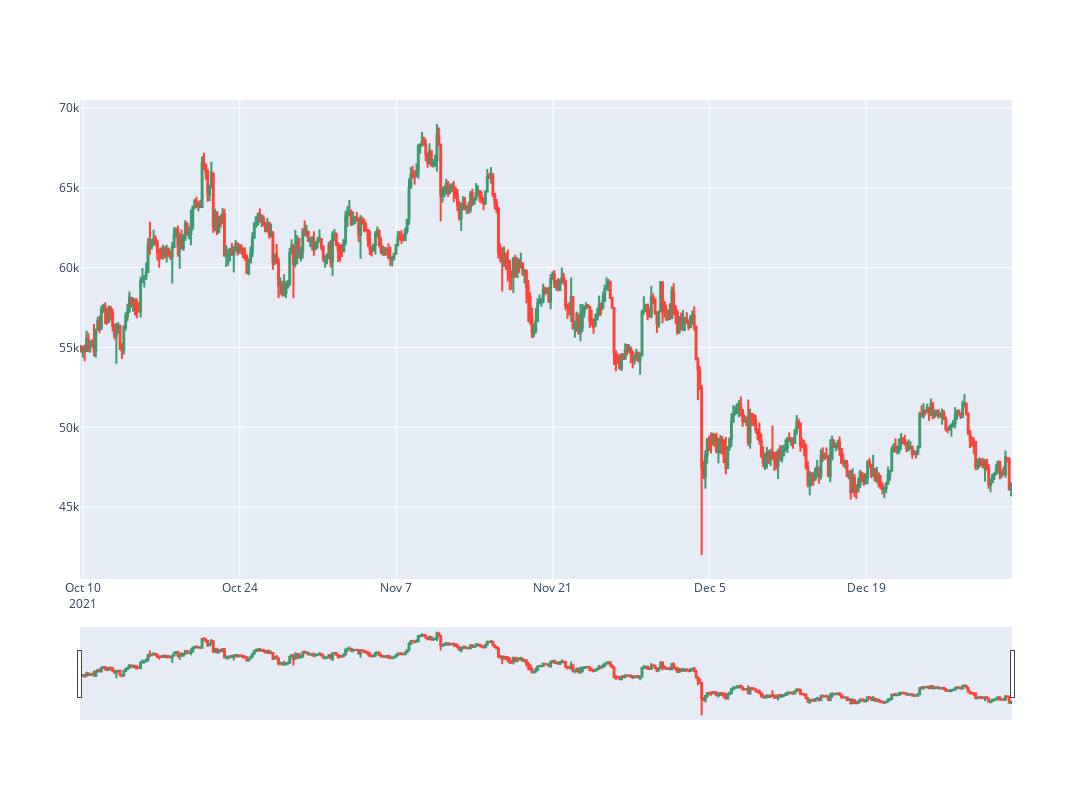

Notebook source saved alongside this figure:
### Markdown cell above
### Candlestick Chart

### Code cell
layout = go.Layout(autosize=False, width=1500, height=800)
fig = go.Figure(data=[go.Candlestick(x=df['dateTime'],
                open=df['open'],
                high=df['high'],
                low=df['low'],
                close=df['close'])],
               layout=layout)


fig.show()

### Figure 1 — Plotly figure (JSON) as saved in the notebook; plotly's stock layout.template omitted (floating-point values rounded to 4 significant figures; data arrays with more than 128 entries replaced by an {"elided": "..."} marker saying what was removed)
{"data": [{"close": {"elided": "500 float values"}, "high": {"elided": "500 float values"}, "low": {"elided": "500 float values"}, "open": {"elided": "500 float values"}, "type": "candlestick", "x": {"elided": "500 str values"}}], "layout": {"autosize": false, "height": 800, "width": 1500}}
